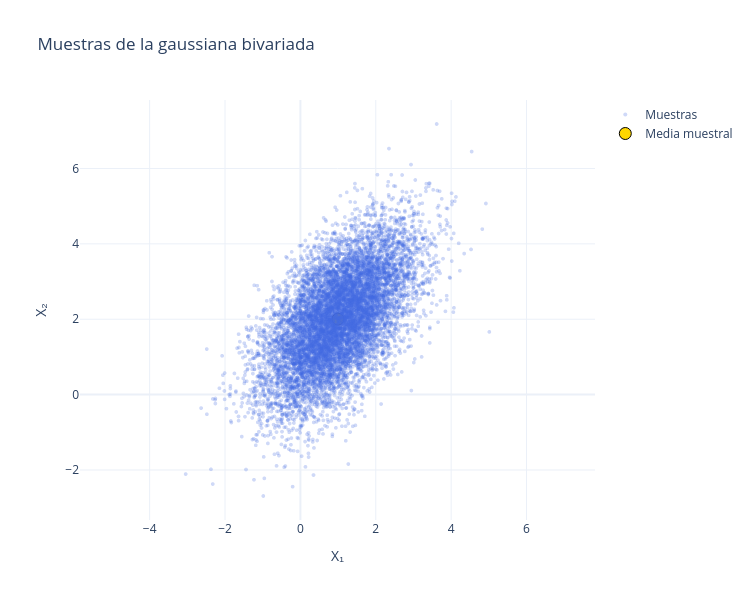

Write notebook code for a chart like this one.
### Markdown cell above
# 3. Valor esperado y covarianza

## 3.1 Valor esperado

Para una variable continua,

$$\mathbb E[X]=\int_{-\infty}^{\infty}x f_X(x)\,dx.
$$

Es el centro de masa probabilístico, no necesariamente un valor que la variable deba tomar. Para muestras $x^{(1)},\ldots,x^{(N)}$, se aproxima mediante

$$\hat\mu=\frac{1}{N}\sum_{k=1}^{N}x^{(k)}.
$$

## 3.2 Varianza y covarianza

La varianza mide dispersión alrededor de la media:

$$\operatorname{Var}(X)=\mathbb E[(X-\mu)^2].$$

Para un vector, la matriz de covarianza es

$$\Sigma=\mathbb E[(X-\mu)(X-\mu)^\top].$$

Sus elementos diagonales son varianzas y los elementos fuera de la diagonal describen variación lineal conjunta. Debe ser simétrica y semidefinida positiva.

### Code cell
n_samples = 10_000
L = np.linalg.cholesky(Sigma_bi)
Z = rng.standard_normal((2, n_samples))
samples_bi = mu_bi[:, None] + L @ Z

sample_mean = np.mean(samples_bi, axis=1)
sample_cov = np.cov(samples_bi)
sample_corr = np.corrcoef(samples_bi)[0, 1]
theoretical_corr = Sigma_bi[0, 1] / np.sqrt(Sigma_bi[0, 0] * Sigma_bi[1, 1])

print('Media teórica:              ', mu_bi)
print('Media muestral:             ', sample_mean)
print('\nCovarianza teórica:\n', Sigma_bi)
print('\nCovarianza muestral:\n', sample_cov)
print(f'\nCorrelación teórica:  {theoretical_corr:.4f}')
print(f'Correlación muestral: {sample_corr:.4f}')

assert np.allclose(sample_mean, mu_bi, atol=0.05)
assert np.allclose(sample_cov, Sigma_bi, atol=0.06)

fig_samples = go.Figure(go.Scattergl(
    x=samples_bi[0], y=samples_bi[1], mode='markers',
    marker=dict(size=4, opacity=0.25, color='royalblue'),
    name='Muestras'
))
fig_samples.add_trace(go.Scatter(
    x=[sample_mean[0]], y=[sample_mean[1]], mode='markers',
    marker=dict(size=12, color='gold', line=dict(color='black', width=1)),
    name='Media muestral'
))
fig_samples.update_layout(
    title='Muestras de la gaussiana bivariada',
    xaxis_title='X₁', yaxis_title='X₂', template='plotly_white',
    width=750, height=600, yaxis=dict(scaleanchor='x', scaleratio=1)
)
fig_samples.show()

### Figure 1 — Plotly figure (JSON) as saved in the notebook; plotly's stock layout.template omitted (floating-point values rounded to 4 significant figures; data arrays with more than 128 entries replaced by an {"elided": "..."} marker saying what was removed)
{"data": [{"marker": {"color": "royalblue", "opacity": 0.25, "size": 4}, "mode": "markers", "name": "Muestras", "type": "scattergl", "x": {"elided": "10000 float values"}, "y": {"elided": "10000 float values"}}, {"marker": {"color": "gold", "line": {"color": "black", "width": 1}, "size": 12}, "mode": "markers", "name": "Media muestral", "type": "scatter", "x": [0.9985], "y": [2.004]}], "layout": {"height": 600, "title": {"text": "Muestras de la gaussiana bivariada"}, "width": 750, "xaxis": {"title": {"text": "X₁"}}, "yaxis": {"scaleanchor": "x", "scaleratio": 1, "title": {"text": "X₂"}}}}
